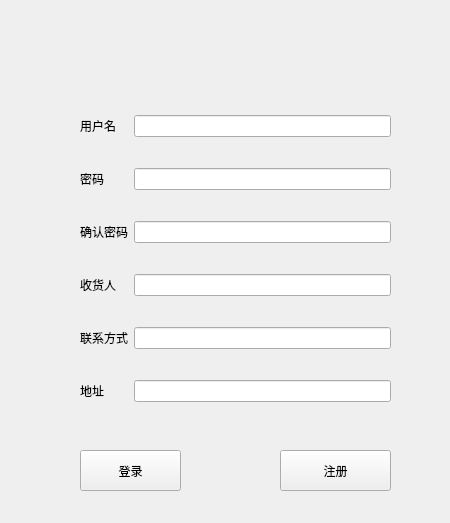
<?xml version="1.0" encoding="UTF-8"?>
<ui version="4.0">
 <class>Form</class>
 <widget class="QWidget" name="Form">
  <property name="geometry">
   <rect>
    <x>0</x>
    <y>0</y>
    <width>450</width>
    <height>523</height>
   </rect>
  </property>
  <property name="windowTitle">
   <string>Form</string>
  </property>
  <widget class="QWidget" name="layoutWidget">
   <property name="geometry">
    <rect>
     <x>80</x>
     <y>90</y>
     <width>311</width>
     <height>341</height>
    </rect>
   </property>
   <layout class="QGridLayout" name="gridLayout">
    <item row="0" column="0">
     <widget class="QLabel" name="label_user_name">
      <property name="text">
       <string>用户名</string>
      </property>
     </widget>
    </item>
    <item row="0" column="1">
     <widget class="QLineEdit" name="lineEdit_user_name"/>
    </item>
    <item row="1" column="0">
     <widget class="QLabel" name="label_password">
      <property name="text">
       <string>密码</string>
      </property>
     </widget>
    </item>
    <item row="1" column="1">
     <widget class="QLineEdit" name="lineEdit_password">
      <property name="echoMode">
       <enum>QLineEdit::Password</enum>
      </property>
     </widget>
    </item>
    <item row="2" column="0">
     <widget class="QLabel" name="label_password_sure">
      <property name="text">
       <string>确认密码</string>
      </property>
     </widget>
    </item>
    <item row="2" column="1">
     <widget class="QLineEdit" name="lineEdit_password_sure">
      <property name="echoMode">
       <enum>QLineEdit::Password</enum>
      </property>
     </widget>
    </item>
    <item row="3" column="0">
     <widget class="QLabel" name="label_receiver">
      <property name="text">
       <string>收货人</string>
      </property>
     </widget>
    </item>
    <item row="3" column="1">
     <widget class="QLineEdit" name="lineEdit_receiver"/>
    </item>
    <item row="4" column="0">
     <widget class="QLabel" name="label_phtone">
      <property name="text">
       <string>联系方式</string>
      </property>
     </widget>
    </item>
    <item row="4" column="1">
     <widget class="QLineEdit" name="lineEdit_phone"/>
    </item>
    <item row="5" column="0">
     <widget class="QLabel" name="label_address">
      <property name="text">
       <string>地址</string>
      </property>
     </widget>
    </item>
    <item row="5" column="1">
     <widget class="QLineEdit" name="lineEdit_address"/>
    </item>
   </layout>
  </widget>
  <widget class="QPushButton" name="pushButton_register">
   <property name="geometry">
    <rect>
     <x>280</x>
     <y>450</y>
     <width>111</width>
     <height>41</height>
    </rect>
   </property>
   <property name="text">
    <string>注册</string>
   </property>
  </widget>
  <widget class="QPushButton" name="pushButton_login">
   <property name="geometry">
    <rect>
     <x>80</x>
     <y>450</y>
     <width>101</width>
     <height>41</height>
    </rect>
   </property>
   <property name="text">
    <string>登录</string>
   </property>
  </widget>
 </widget>
 <resources/>
 <connections/>
</ui>
